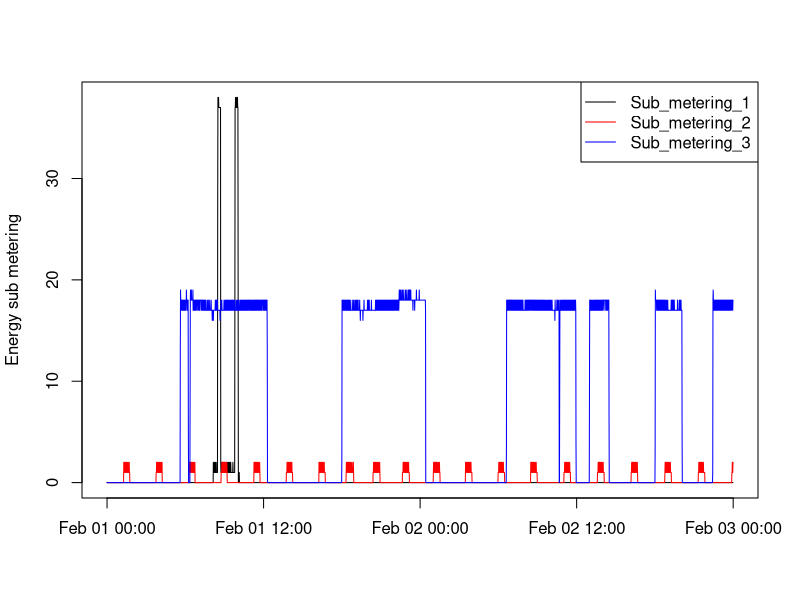

R code for this plot:
sub <- read.table("subset.txt", header = TRUE)
sub$timeStamp <- strptime(paste(sub$Date, sub$Time), "%d/%m/%Y %H:%M:%S")
sub$Date <- as.Date(sub$Date, "%d/%m/%Y")
png(filename = "plot3.png", width = 480, height = 480, units = "px")
plot(sub$timeStamp, sub$Sub_metering_1, type = "n", xlab="", ylab="Energy sub metering")
lines(sub$timeStamp, sub$Sub_metering_1, col = "black")
lines(sub$timeStamp, sub$Sub_metering_2, col = "red")
lines(sub$timeStamp, sub$Sub_metering_3, col = "blue")
legend("topright", lty = 1, pch = NA, col = c("black", "red", "blue"), 
       legend = c("Sub_metering_1", "Sub_metering_2", "Sub_metering_3"))
dev.off()



